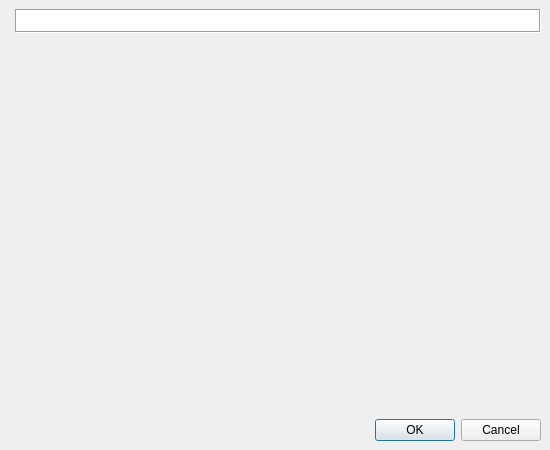
<ui version="4.0" >
 <comment>
 VBox frontends: Qt GUI ("VirtualBox"):

 Copyright (C) 2008-2020 Oracle Corporation

 This file is part of VirtualBox Open Source Edition (OSE), as
 available from http://www.virtualbox.org. This file is free software;
 you can redistribute it and/or modify it under the terms of the GNU
 General Public License (GPL) as published by the Free Software
 Foundation, in version 2 as it comes in the "COPYING" file of the
 VirtualBox OSE distribution. VirtualBox OSE is distributed in the
 hope that it will be useful, but WITHOUT ANY WARRANTY of any kind.
 </comment>
 <class>UISettingsDialog</class>
 <widget class="QMainWindow" name="UISettingsDialog" >
  <property name="geometry" >
   <rect>
    <x>0</x>
    <y>0</y>
    <width>550</width>
    <height>450</height>
   </rect>
  </property>
  <property name="whatsThis" >
   <string>&lt;i>Select a settings category from the list on the left-hand side and move the mouse over a settings item to get more information.&lt;/i></string>
  </property>
  <widget class="QWidget" name="centralwidget" >
   <layout class="QGridLayout" >
    <item row="0" column="1" >
     <widget class="QLabel" name="m_pLbTitle" >
      <property name="sizePolicy" >
       <sizepolicy vsizetype="Fixed" hsizetype="Expanding" >
        <horstretch>0</horstretch>
        <verstretch>0</verstretch>
       </sizepolicy>
      </property>
      <property name="palette" >
       <palette>
        <active>
         <colorrole role="Window" >
          <brush brushstyle="SolidPattern" >
           <color alpha="255" >
            <red>255</red>
            <green>255</green>
            <blue>255</blue>
           </color>
          </brush>
         </colorrole>
        </active>
        <inactive>
         <colorrole role="Window" >
          <brush brushstyle="SolidPattern" >
           <color alpha="255" >
            <red>255</red>
            <green>255</green>
            <blue>255</blue>
           </color>
          </brush>
         </colorrole>
        </inactive>
        <disabled>
         <colorrole role="Window" >
          <brush brushstyle="SolidPattern" >
           <color alpha="255" >
            <red>255</red>
            <green>255</green>
            <blue>255</blue>
           </color>
          </brush>
         </colorrole>
        </disabled>
       </palette>
      </property>
      <property name="font" >
       <font>
        <family>Sans Serif</family>
        <pointsize>11</pointsize>
        <weight>75</weight>
        <bold>true</bold>
       </font>
      </property>
      <property name="autoFillBackground" >
       <bool>true</bool>
      </property>
      <property name="frameShape" >
       <enum>QFrame::Box</enum>
      </property>
      <property name="frameShadow" >
       <enum>QFrame::Sunken</enum>
      </property>
      <property name="text" >
       <string/>
      </property>
      <property name="margin" >
       <number>7</number>
      </property>
     </widget>
    </item>
    <item row="1" column="1" >
     <widget class="QWidget" native="1" name="m_pWtStackHandler" >
      <property name="sizePolicy" >
       <sizepolicy vsizetype="Expanding" hsizetype="Preferred" >
        <horstretch>0</horstretch>
        <verstretch>0</verstretch>
       </sizepolicy>
      </property>
     </widget>
    </item>
    <item row="2" column="0" colspan="2" >
     <widget class="QIDialogButtonBox" name="m_pButtonBox" >
      <property name="standardButtons" >
       <set>QDialogButtonBox::Cancel|QDialogButtonBox::NoButton|QDialogButtonBox::Ok</set>
      </property>
     </widget>
    </item>
   </layout>
  </widget>
 </widget>
 <customwidgets>
  <customwidget>
   <class>QIDialogButtonBox</class>
   <extends>QDialogButtonBox</extends>
   <header>QIDialogButtonBox.h</header>
  </customwidget>
 </customwidgets>
 <resources/>
 <connections>
  <connection>
   <sender>m_pButtonBox</sender>
   <signal>rejected()</signal>
   <receiver>UISettingsDialog</receiver>
   <slot>reject()</slot>
   <hints>
    <hint type="sourcelabel" >
     <x>200</x>
     <y>300</y>
    </hint>
    <hint type="destinationlabel" >
     <x>200</x>
     <y>200</y>
    </hint>
   </hints>
  </connection>
  <connection>
   <sender>m_pButtonBox</sender>
   <signal>accepted()</signal>
   <receiver>UISettingsDialog</receiver>
   <slot>accept()</slot>
   <hints>
    <hint type="sourcelabel" >
     <x>300</x>
     <y>300</y>
    </hint>
    <hint type="destinationlabel" >
     <x>300</x>
     <y>200</y>
    </hint>
   </hints>
  </connection>
 </connections>
</ui>
